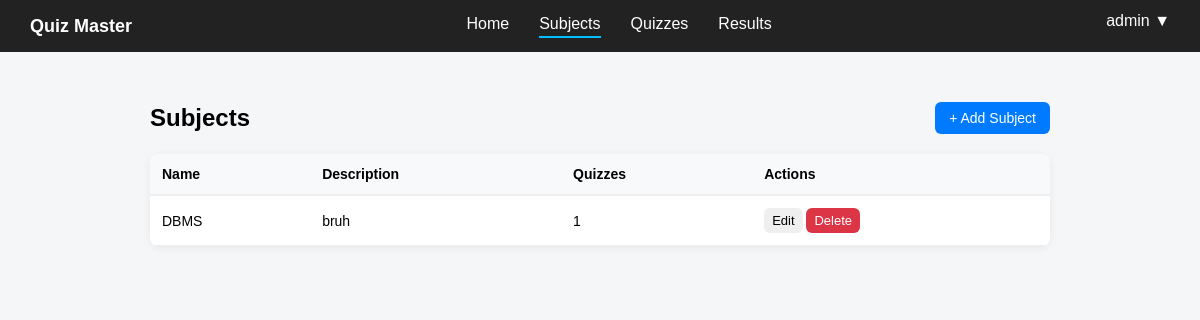
/admin/subjects (signed in), run on an earlier commit of the app's database.
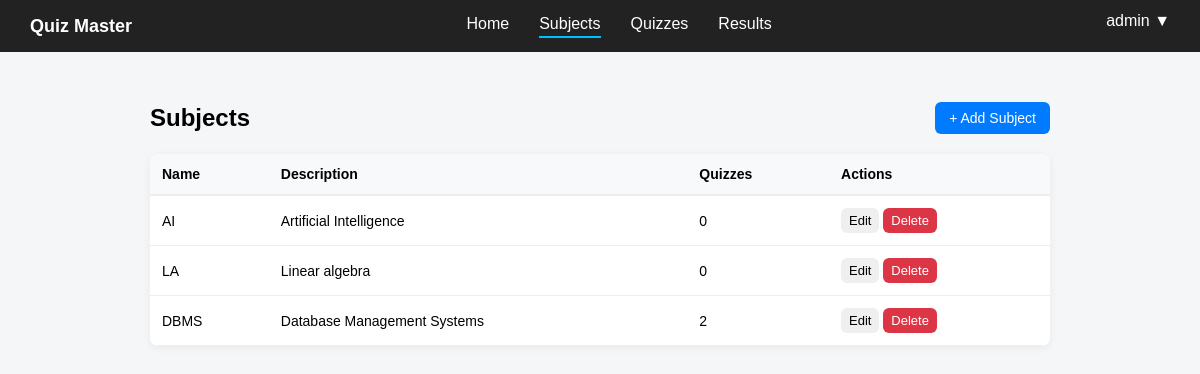
And on a later commit of the database.
### controller/models.py (models this page shows)
class Subject(db.Model):
    __tablename__ = "subjects"
    id = db.Column(db.Integer, primary_key=True)
    name = db.Column(db.String(100), nullable=False)
    description = db.Column(db.Text)
    quizzes = db.relationship("Quiz", backref="subject", lazy=True)

### app.py (the view)
@app.route('/admin/subjects')
def admin_subjects():
    if not admin_access():
        return redirect(url_for("home"))
    subjects = Subject.query.order_by(Subject.id.desc()).all()
    subject_data = []
    for s in subjects:
        subject_data.append({
            "id": s.id,
            "name": s.name,
            "description": s.description,
            "quiz_count": len(s.quizzes),
            "created": s.id
        })
    return render_template("admin_subjects.html", subjects=subject_data)

### app.py (called while the page is built)
def admin_access():
    if "user_id" not in session:
        flash("Please login first")
        return False
    if session.get("role") != "admin":
        flash("You are not authorized to access this page")
        return False
    return True

### templates/admin_subjects.html (shortened to what this page needs)
{% extends "base.html" %}
{% block content %}
<div class="header">
    <h1>Subjects</h1>
    <button class="btn primary" onclick="location.href='{{ url_for('new_subject') }}'">
        + Add Subject
    </button>
</div>
<table class="table">
    <thead>
        <tr>
            <th>Name</th>
            <th>Description</th>
            <th>Quizzes</th>
            <th>Actions</th>
        </tr>
    </thead>
    <tbody>
        {% if subjects %}
        {% for s in subjects %}
        <tr>
            <td>{{ s.name }}</td>
            <td>{{ s.description or "—" }}</td>
            <td>{{ s.quiz_count }}</td>
            <td>
                <button class="btn small" onclick="location.href='{{ url_for('edit_subject', id=s.id) }}'">
                    Edit
                </button>
                <form method="POST" action="{{ url_for('delete_subject', id=s.id) }}" style="display:inline;"
                    onsubmit="return confirm('Are you sure you want to delete this subject?')">
                    <button class="btn small danger">Delete</button>
                </form>
            </td>
        </tr>
        {% endfor %}
        {% else %}
        <tr>
            <td colspan="4">No subjects found</td>
        </tr>
        {% endif %}
    </tbody>
</table>
{% endblock %}

What changed in the data, as far as the page shows it:
added Subject: name "AI", description "Artificial Intelligence", quiz_count "0"
added Subject: name "LA", description "Linear algebra", quiz_count "0"
changed Subject "DBMS": description "bruh" → "Database Management Systems"; quiz_count "1" → "2"
